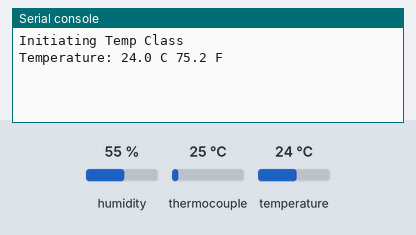
This program was run on a simulated Raspberry Pi Pico running CircuitPython. Parts: the last lines printed to the serial console. The test bench sets the inputs (shaded band); at power-on: temperature 24 °C, humidity 55 %, thermocouple 25 °C.

Above: at 1.2 s.
1.3 s: temperature set to 28 °C
At 4.69 s:
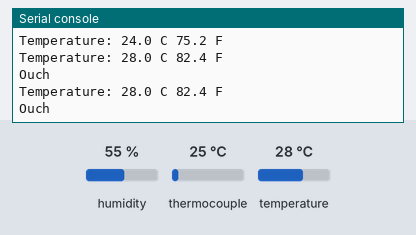
6.0 s: temperature set to 12 °C
At 9.0 s:
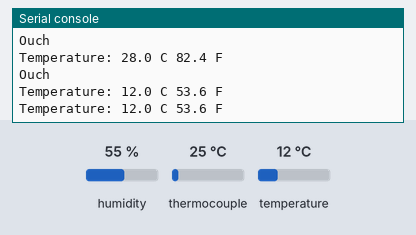
Timing chart, 0 to 10.5 s (numbered marks = the images above; inputs shaded):
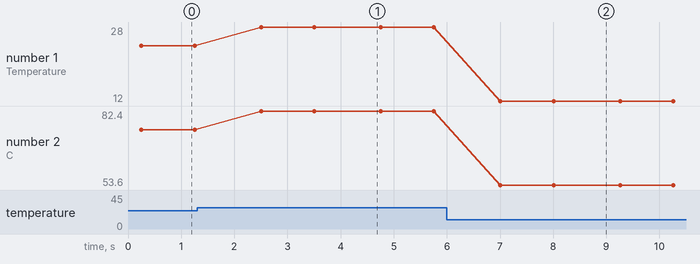

The program:

freezerTempBasic.py
```python
"""
Taken loosely from https://www.youtube.com/watch?v=07vG-_CcDG0&t=1809s
from DroneBot and AdaFruit max31855 learn page.

"""
import board
import busio

import digitalio
import adafruit_max31855
from time import sleep
import adafruit_dht

MISO=board.GP12 #phys pin 16
clk=board.GP14 #phys pin 19
#cs=board.GP13  #phys pin 17

spi = busio.SPI(clk,MISO=MISO)
cs = digitalio.DigitalInOut(board.GP13)

max31855 = adafruit_max31855.MAX31855(spi, cs)
dht = adafruit_dht.DHT22(board.GP15)

class Temp:
    def __init__(self):
        print("Initiating Temp Class")
        self.tempC = max31855.temperature
        self.tempF = self.tempC * 9 / 5 + 32


    # count=0
    # led = digitalio.DigitalInOut(board.LED)
    # led.direction=digitalio.Direction.OUTPUT
    #
    # while True:
    #     led.value=True
    #
    #     print(count)
    #     count=count+1
    #     sleep(0.5)
    #     led.value=False
    #     sleep(0.5)


def getTemp():
    return Temp()
temp=getTemp()
while True:
    tempC=dht.temperature
#     print(temp.tempF)
#     tempC = max31855.temperature
    tempF = tempC * 9 / 5 + 32
    print("Temperature: {} C {} F ".format(tempC, tempF))
    sleep(1)
    if tempF>80:
        print("Ouch")
```

Measured:
- after the input at 1.3 s, the serial console: prints a new line after 1.2 s (image 1)
- after the input at 6.0 s, the serial console: prints a new line after 1.0 s (image 2)
- plotted number 1: 24 → 28 after the input at 1.3 s, 28 → 12 after the input at 6.0 s
- plotted number 2: 75.2 → 82.4 after the input at 1.3 s, 82.4 → 53.6 after the input at 6.0 s
